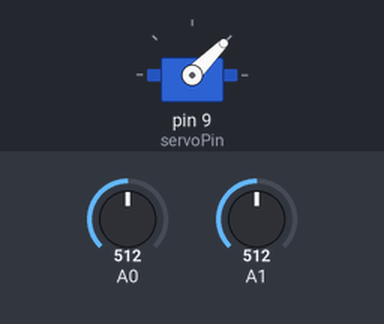
A sketch run on a simulated Arduino Uno, built with avr-gcc and run on an emulated ATmega328P. Parts: servo. The inputs (shaded band) are chosen by the test bench; at power-on: A0 = 512, A1 = 512.

Above: at 2.5 s.
2.6 s: A0 set to 0
At 3.06 s:
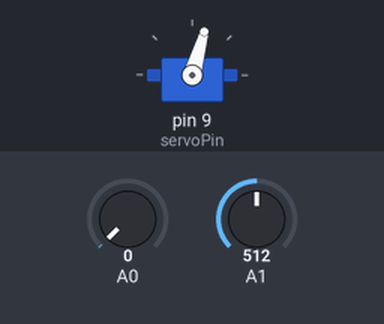
At 3.8 s:
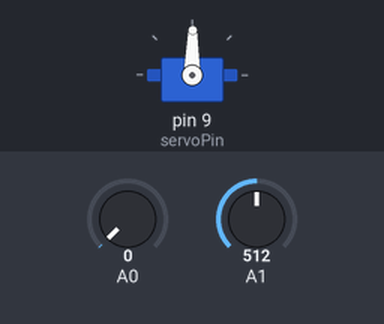
Timing chart, 0 to 5.6 s (numbered marks = the images above; inputs shaded):
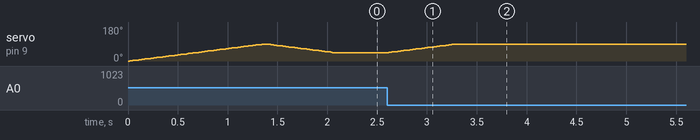

The sketch:

kineticOrigami.ino
```cpp
/*
 2 - button direction control of servo. Rotates 45 degrees in each direction on button press. returns to center when button is released.

 Based on
 Controlling a servo position using a potentiometer (variable resistor)
 by Michal Rinott <http://people.interaction-ivrea.it/m.rinott>

 modified on 8 Nov 2013
 by Scott Fitzgerald
 http://arduino.cc/en/Tutorial/Knob
*/

#include <Servo.h>

Servo myservo;  // create servo object to control a servo

int leftButton = 0;  // left button
int rightButton = 1; //right button
int servoPin = 9;
int left = 0;    // variable to read the value from the analog pin
int right = 0;
int pos = 45; //HOME position
int lastpos = 0;

boolean initFlag = false;

void setup()
{
  pinMode(A0, INPUT);
  pinMode(A1, INPUT);
  myservo.attach(servoPin);
  if(!initFlag)
  {
    initSweep();
    initFlag = true;
  }
  //Serial.begin(9600);
}

void loop()
{

  left = analogRead(A0); //
  right = analogRead(A1); //
  lastpos= myservo.read();
  //Serial.println(myservo.read());

  if(left == 0)
  {
    for(pos = lastpos; pos < 90; pos += 1)  // goes from 0 degrees to 180 degrees
    {                                  // in steps of 1 degree
      myservo.write(pos);              // tell servo to go to position in variable 'pos'
      delay(15);                       // waits 15ms for the servo to reach the position
    }
  }
  else if(right == 0)
  {
     for(pos = lastpos; pos>0; pos -= 1)     // goes from 180 degrees to 0 degrees
     {
      myservo.write(pos);              // tell servo to go to position in variable 'pos'
      delay(15);                       // waits 15ms for the servo to reach the position
     }
  }
  else
  {
    if(lastpos > 45){
      for(pos = lastpos; pos>=45; pos -= 1)
      {
         myservo.write(pos);              // tell servo to go to position in variable 'pos'
      delay(15);
      }
    }
    else{
      for(pos = lastpos; pos<=45; pos += 1)
      {
         myservo.write(pos);              // tell servo to go to position in variable 'pos'
      delay(15);
      }
     }
    }
}

void initSweep()
{
  myservo.write(0);  // initializes servo at angle 0
  for(pos = 0; pos <= 90; pos += 1)     // goes from 90 degrees to 0 degrees
     {
      myservo.write(pos);              // tell servo to go to position in variable 'pos'
      delay(15);                       // waits 15ms for the servo to reach the position
     }
}
```

Measured:
- after the input at 2.6 s, servo on pin 9 (servoPin): moves from 45° to 89° over 0.65 s, starting at once
- by itself, servo on pin 9 (servoPin): rises from 0° to 90° in 1.3 s, then falls to 45° in 0.69 s
